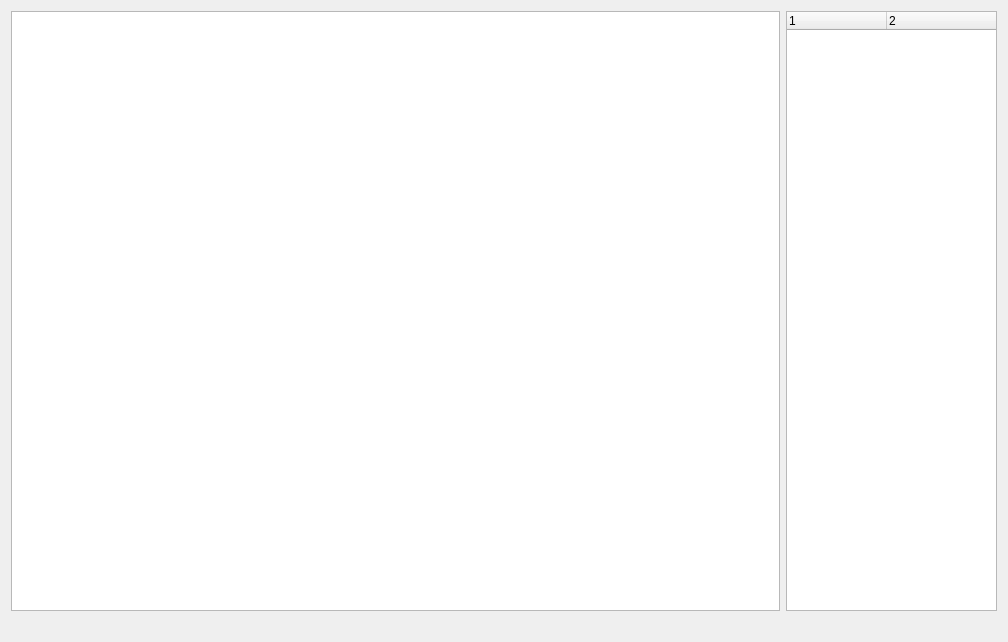
<?xml version="1.0" encoding="UTF-8"?>
<ui version="4.0">
 <class>Formscene</class>
 <widget class="QWidget" name="Formscene">
  <property name="geometry">
   <rect>
    <x>0</x>
    <y>0</y>
    <width>1008</width>
    <height>638</height>
   </rect>
  </property>
  <property name="sizePolicy">
   <sizepolicy hsizetype="Preferred" vsizetype="Preferred">
    <horstretch>0</horstretch>
    <verstretch>0</verstretch>
   </sizepolicy>
  </property>
  <property name="windowTitle">
   <string>Form</string>
  </property>
  <property name="layoutDirection">
   <enum>Qt::LeftToRight</enum>
  </property>
  <layout class="QGridLayout" name="gridLayout">
   <item row="0" column="0">
    <widget class="QGraphicsView" name="graphicsView">
     <property name="sizePolicy">
      <sizepolicy hsizetype="Expanding" vsizetype="Expanding">
       <horstretch>0</horstretch>
       <verstretch>0</verstretch>
      </sizepolicy>
     </property>
     <property name="minimumSize">
      <size>
       <width>769</width>
       <height>600</height>
      </size>
     </property>
     <property name="focusPolicy">
      <enum>Qt::NoFocus</enum>
     </property>
     <property name="layoutDirection">
      <enum>Qt::LeftToRight</enum>
     </property>
     <property name="verticalScrollBarPolicy">
      <enum>Qt::ScrollBarAlwaysOff</enum>
     </property>
     <property name="horizontalScrollBarPolicy">
      <enum>Qt::ScrollBarAlwaysOff</enum>
     </property>
     <property name="viewportUpdateMode">
      <enum>QGraphicsView::FullViewportUpdate</enum>
     </property>
    </widget>
   </item>
   <item row="1" column="0">
    <widget class="QLabel" name="label">
     <property name="contextMenuPolicy">
      <enum>Qt::DefaultContextMenu</enum>
     </property>
     <property name="layoutDirection">
      <enum>Qt::RightToLeft</enum>
     </property>
     <property name="text">
      <string/>
     </property>
     <property name="alignment">
      <set>Qt::AlignCenter</set>
     </property>
    </widget>
   </item>
   <item row="0" column="1">
    <widget class="QTreeWidget" name="treeWidget">
     <property name="maximumSize">
      <size>
       <width>215</width>
       <height>16777215</height>
      </size>
     </property>
     <property name="editTriggers">
      <set>QAbstractItemView::CurrentChanged|QAbstractItemView::DoubleClicked|QAbstractItemView::EditKeyPressed|QAbstractItemView::SelectedClicked</set>
     </property>
     <property name="showDropIndicator" stdset="0">
      <bool>true</bool>
     </property>
     <property name="columnCount">
      <number>2</number>
     </property>
     <column>
      <property name="text">
       <string/>
      </property>
     </column>
     <column>
      <property name="text">
       <string/>
      </property>
     </column>
    </widget>
   </item>
  </layout>
 </widget>
 <resources/>
 <connections/>
</ui>
